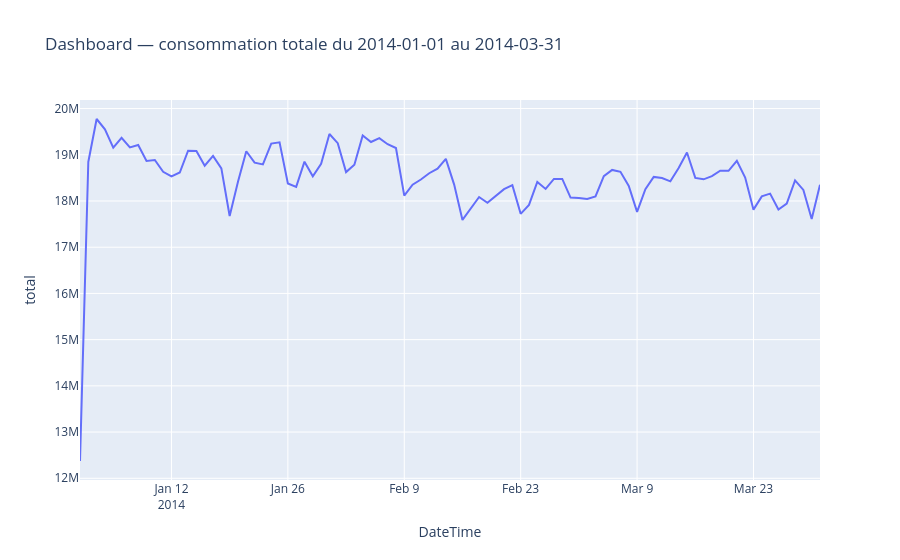

The notebook cell saved with this chart:
### Code cell
daily = period.sum(axis=1).resample("D").sum().reset_index(name="total")

fig = px.line(
    daily,
    x="DateTime",
    y="total",
    title=f"Dashboard — consommation totale du {START_DATE} au {END_DATE}",
)
fig.update_layout(hovermode="x unified")
fig.show()
